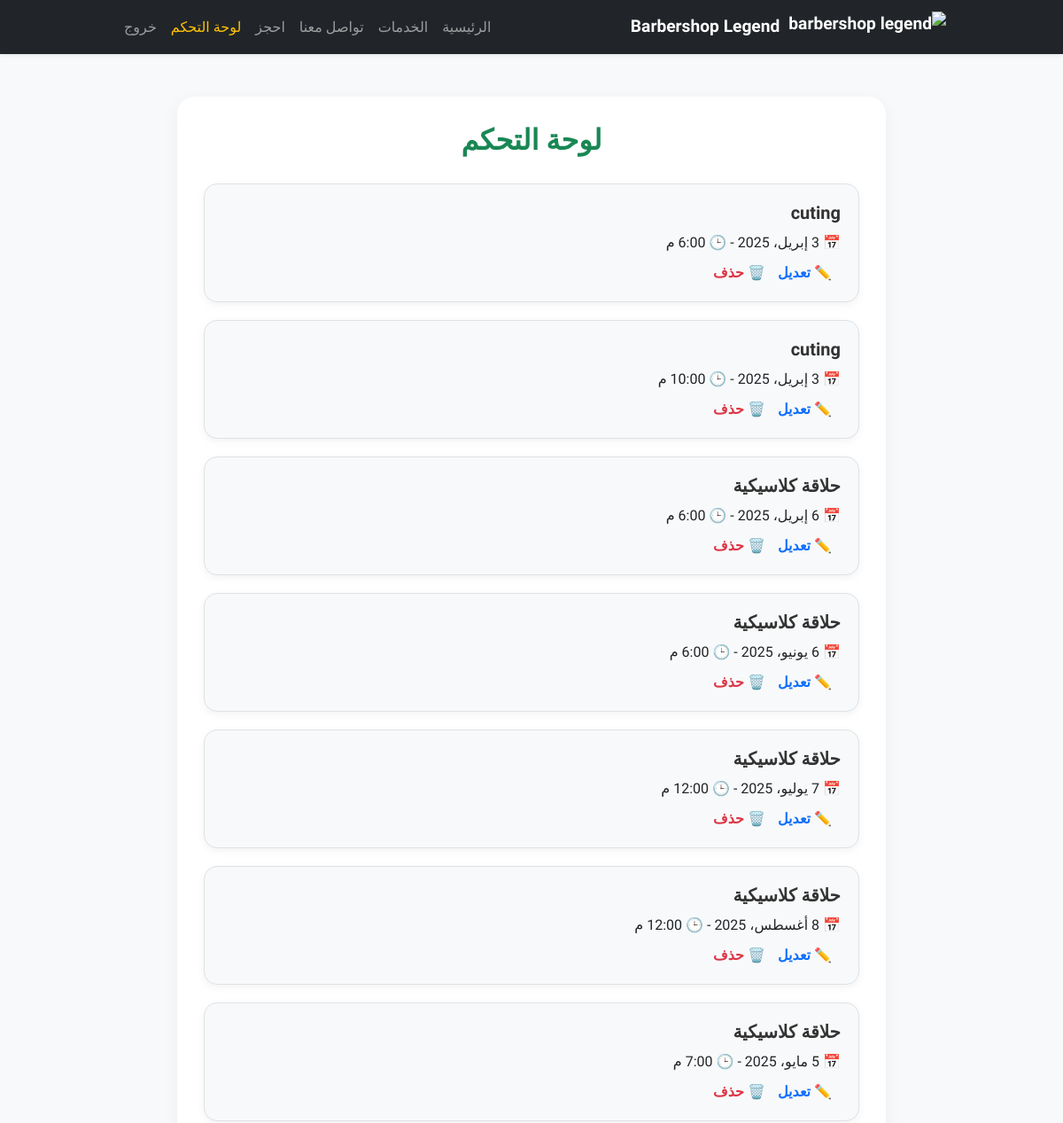
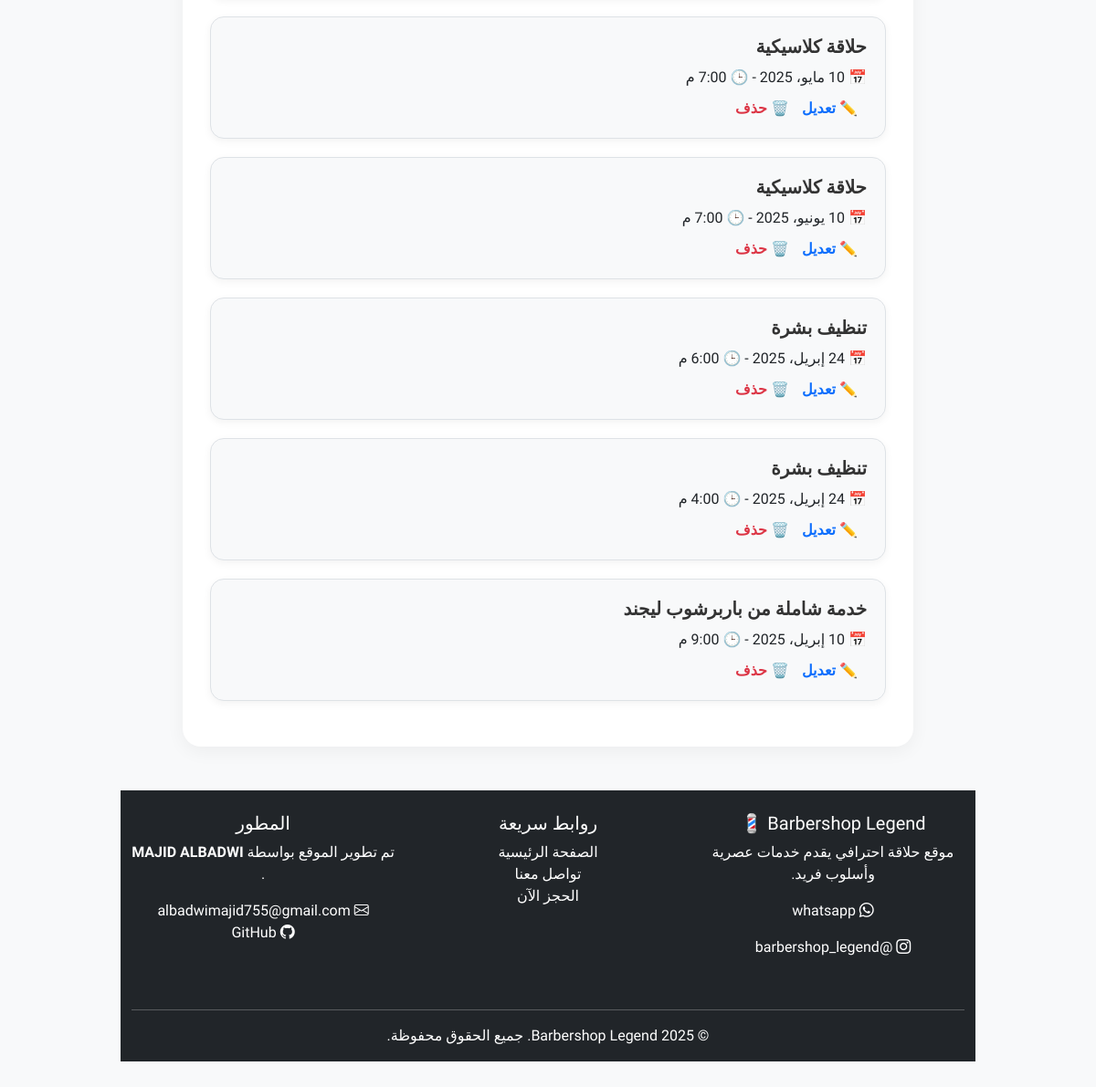
The app's page /dashboard/ (signed in) with its own data (2 pictures, top to bottom).
### booking/models.py (models this page shows, shortened)
class Booking(models.Model):
    SERVICE_CHOICES = [
        ('تشكيل اللحية', 'تشكيل اللحية'),
        ('حلاقة رجالية', 'حلاقة رجالية'),
        ('خدمة شاملة من باربرشوب ليجند', 'خدمة شاملة من باربرشوب ليجند'),
        ('إزالة الشعر بالحلاوة', 'إزالة الشعر بالحلاوة'),
        ('استشارة الحلاقة الشخصية', 'استشارة الحلاقة الشخصية'),
        ('صبغ الشعر', 'صبغ الشعر'),
        ('تلوين الشعر/اللحية', 'تلوين الشعر/اللحية'),
        ('حلاقة الأطفال', 'حلاقة الأطفال'),
        ('حلاقة الرجال', 'حلاقة الرجال'),
    ]
    user = models.ForeignKey(User, on_delete=models.CASCADE)
    date = models.DateField()
    time = models.TimeField()
    service = models.CharField(max_length=100, choices=SERVICE_CHOICES)

### booking/views.py (the view)
# urls.py: path('dashboard/', views.dashboard, name='dashboard'),
@login_required
def dashboard(request):
    bookings = Booking.objects.filter(user=request.user)
    return render(request, 'booking/dashboard.html', {'bookings': bookings})

### booking/templates/booking/dashboard.html (shortened to what this page needs)
{% extends 'booking/base.html' %} {% block content %}
<div class="dashboard-container">
  <h2 class="dashboard-title">لوحة التحكم</h2>
  {% if bookings %} {% for booking in bookings %}
  <div class="booking-card">
    <h5>{{ booking.service }}</h5>
    <p>📅 {{ booking.date }} - 🕒 {{ booking.time }}</p>
    <div class="dashboard-actions">
      <a href="{% url 'edit_booking' booking.id %}" class="btn-edit"
        >✏️ تعديل</a
      >
      <a href="{% url 'delete_booking' booking.id %}" class="btn-delete"
        >🗑️ حذف</a
      >
    </div>
  </div>
  {% endfor %} {% else %}
  <p class="text-center text-muted">لا يوجد حجوزات حالياً.</p>
  {% endif %}
</div>
<footer class="bg-dark text-white mt-5 pt-4 pb-3">
  <div class="container">
    <div class="row">
      <div class="col-md-4 mb-4">
        <h5>Barbershop Legend 💈</h5>
        <p>موقع حلاقة احترافي يقدم خدمات عصرية وأسلوب فريد.</p>
        <p>
          <i class="bi bi-whatsapp"></i>
          <a
            href="https://wa.me/966500000000"
            class="text-white"
            target="_blank"
            >whatsapp
          </a>
        </p>
        <p>
          <i class="bi bi-instagram"></i>
          <a
            href="https://instagram.com/barbershop_legend"
            class="text-white"
            target="_blank"
            >@barbershop_legend</a
          >
        </p>
      </div>
      <div class="col-md-4 mb-4">
        <h5>روابط سريعة</h5>
        <ul class="list-unstyled">
          <li>
            <a href="{% url 'home' %}" class="text-white">الصفحة الرئيسية</a>
          </li>
          <li>
            <a href="{% url 'contact' %}" class="text-white">تواصل معنا</a>
          </li>
          <li><a href="{% url 'book' %}" class="text-white">الحجز الآن</a></li>
        </ul>
      </div>
      <div class="col-md-4 mb-4">
        <h5>المطور</h5>
        <p>تم تطوير الموقع بواسطة <strong>MAJID ALBADWI </strong>.</p>
        <p>
          <i class="bi bi-envelope"></i> albadwimajid755@gmail.com<br />
          <i class="bi bi-github"></i>
          <a href="https://github.com/ALBADWIMAJID" class="text-white"
            >GitHub</a
          >
        </p>
      </div>
    </div>
    <hr class="border-gray" />
    <p class="text-center mb-0">
      &copy; 2025 Barbershop Legend. جميع الحقوق محفوظة.
    </p>
  </div>
</footer>
{% endblock %}

### booking/static/css/style.css (style rules this page uses)
body { font-family: "Cairo", sans-serif; background-color: #f8f9fa; color: #212529; }
a { text-decoration: none; }
footer { background-color: #343a40; color: #fff; padding: 20px 0; text-align: center; margin-top: 50px; }

### booking/templates/booking/base.html (style rules this page uses)
body { font-family: "Cairo", sans-serif; background-color: #f8f9fa; margin: 0; padding: 0; }
.container { max-width: 960px; }

### booking/templates/booking/dashboard.html (style rules this page uses)
.dashboard-container { max-width: 800px; margin: auto; padding: 30px; background: #fff; border-radius: 20px; box-shadow: 0 5px 20px rgba(0, 0, 0, 0.05); }
.dashboard-title { text-align: center; font-size: 2rem; font-weight: bold; margin-bottom: 30px; color: #198754; }
.booking-card { background-color: #f8f9fa; padding: 20px; border-radius: 15px; margin-bottom: 20px; border: 1px solid #dee2e6; box-shadow: 0 3px 10px rgba(0, 0, 0, 0.05); }
.booking-card h5 { color: #333; font-weight: bold; margin-bottom: 10px; }
.booking-card p { margin: 0 0 10px; }
.dashboard-actions a { margin-right: 10px; text-decoration: none; font-weight: bold; }
.btn-edit { color: #0d6efd; }
.btn-delete { color: #dc3545; }

### records on screen
Booking: service "cuting", date "3 إبريل، 2025", time "6:00 م"
Booking: service "cuting", date "3 إبريل، 2025", time "10:00 م"
Booking: service "حلاقة كلاسيكية", date "6 إبريل، 2025", time "6:00 م"
Booking: service "حلاقة كلاسيكية", date "6 يونيو، 2025", time "6:00 م"
Booking: service "حلاقة كلاسيكية", time "12:00 م"
Booking: service "حلاقة كلاسيكية", time "12:00 م"
Booking: service "حلاقة كلاسيكية", date "5 مايو، 2025", time "7:00 م"
Booking: service "حلاقة كلاسيكية", date "10 مايو، 2025", time "7:00 م"
Booking: service "حلاقة كلاسيكية", date "10 يونيو، 2025", time "7:00 م"
Booking: service "تنظيف بشرة", date "24 إبريل، 2025", time "6:00 م"
Booking: service "تنظيف بشرة", date "24 إبريل، 2025", time "4:00 م"
Booking: service "خدمة شاملة من باربرشوب ليجند", date "10 إبريل، 2025", time "9:00 م"
